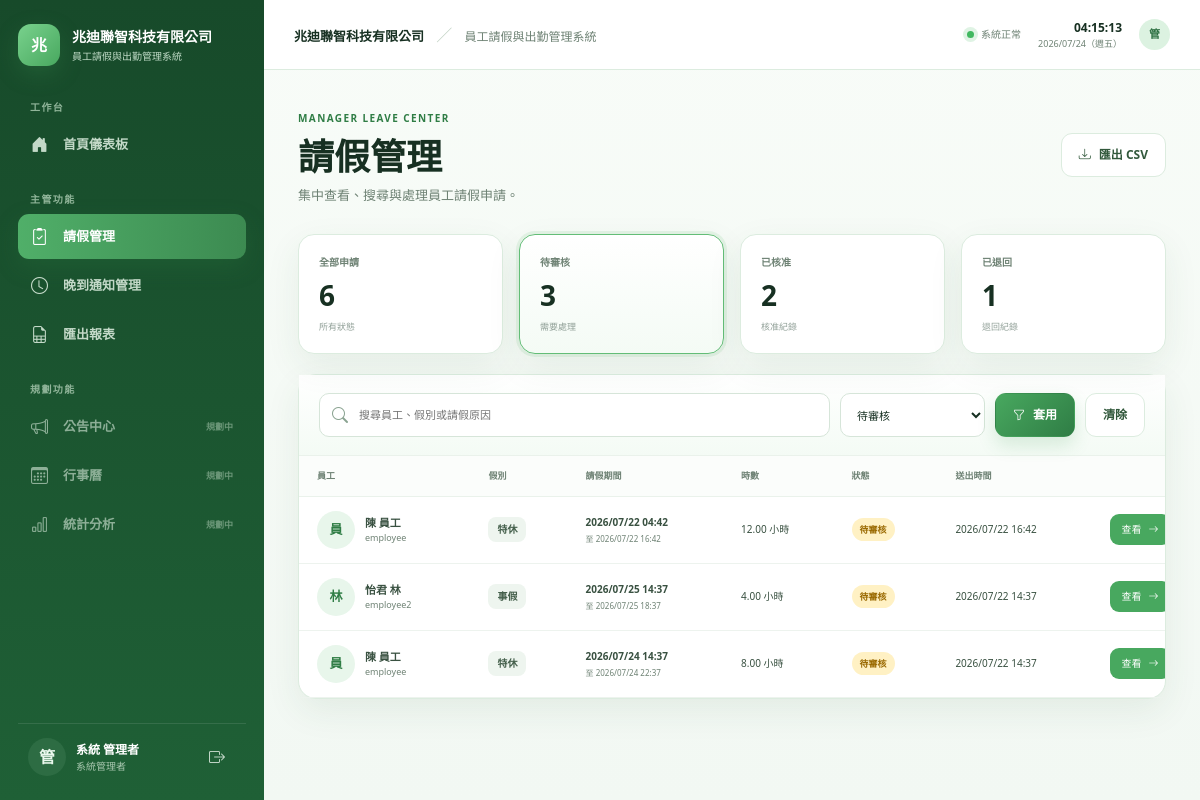
Screenshot of /manager/leave/?status=pending (signed in) with the database file from the repository.
### leaveapp/models.py (models this page shows, shortened)
class Profile(models.Model):
    ROLE_EMPLOYEE = "employee"
    ROLE_MANAGER = "manager"
    ROLE_ADMIN = "admin"
    ROLE_CHOICES = [
        (ROLE_EMPLOYEE, "員工"),
        (ROLE_MANAGER, "主管"),
        (ROLE_ADMIN, "系統管理者"),
    ]
    user = models.OneToOneField(User, on_delete=models.CASCADE, related_name="profile")
    role = models.CharField(max_length=20, choices=ROLE_CHOICES, default=ROLE_EMPLOYEE)
    manager = models.ForeignKey(
        User,
        on_delete=models.SET_NULL,
        null=True,
        blank=True,
        related_name="team_members",
        verbose_name="直屬主管",
    )

class LeaveRequest(models.Model):
    STATUS_PENDING = "pending"
    STATUS_APPROVED = "approved"
    STATUS_REJECTED = "rejected"
    STATUS_CANCELLED = "cancelled"
    STATUS_CHOICES = [
        (STATUS_PENDING, "待審核"),
        (STATUS_APPROVED, "已核准"),
        (STATUS_REJECTED, "已退回"),
        (STATUS_CANCELLED, "已取消"),
    ]
    employee = models.ForeignKey(User, on_delete=models.CASCADE, related_name="leave_requests")
    leave_type = models.ForeignKey(LeaveType, on_delete=models.PROTECT)
    start_datetime = models.DateTimeField(verbose_name="開始時間")
    end_datetime = models.DateTimeField(verbose_name="結束時間")
    reason = models.TextField(verbose_name="請假原因")
    attachment = models.FileField(upload_to="leave_attachments/%Y/%m/", blank=True, null=True)
    status = models.CharField(max_length=20, choices=STATUS_CHOICES, default=STATUS_PENDING)
    manager = models.ForeignKey(
        User,
        on_delete=models.SET_NULL,
        null=True,
        blank=True,
        related_name="managed_leave_requests",
    )
    manager_comment = models.TextField(blank=True, verbose_name="主管備註")
    created_at = models.DateTimeField(auto_now_add=True)
    reviewed_at = models.DateTimeField(blank=True, null=True)
    balance_applied = models.BooleanField(default=False)
    class Meta:
        ordering = ["-created_at"]
    @property
    def duration_hours(self):
        if not self.start_datetime or not self.end_datetime:
            return Decimal("0.00")
        seconds = (self.end_datetime - self.start_datetime).total_seconds()
        return Decimal(str(max(seconds / 3600, 0))).quantize(Decimal("0.01"))

class LeaveType(models.Model):
    name = models.CharField(max_length=50, unique=True, verbose_name="假別名稱")
    requires_attachment = models.BooleanField(default=False, verbose_name="需附件")
    active = models.BooleanField(default=True, verbose_name="啟用")
    display_order = models.PositiveIntegerField(default=0, verbose_name="顯示順序")
    class Meta:
        ordering = ["display_order", "id"]
        verbose_name = "假別"
        verbose_name_plural = "假別"

### leaveapp/views.py (the view, shortened to what this page needs)
# urls.py: path("manager/leave/", views.manager_leave_list, name="manager_leave_list"),
@login_required
@manager_required
def manager_leave_list(request):
    query = request.GET.get("q", "").strip()
    status = request.GET.get("status", "all").strip()
    requests_qs = _manager_leave_queryset(request.user).select_related(
        "employee",
        "leave_type",
        "manager",
    )
    valid_statuses = {
        LeaveRequest.STATUS_PENDING,
        LeaveRequest.STATUS_APPROVED,
        LeaveRequest.STATUS_REJECTED,
        LeaveRequest.STATUS_CANCELLED,
    }
    if status in valid_statuses:
        requests_qs = requests_qs.filter(status=status)
    all_visible = _manager_leave_queryset(request.user)
    counts = {
        "all": all_visible.count(),
        "pending": all_visible.filter(status=LeaveRequest.STATUS_PENDING).count(),
        "approved": all_visible.filter(status=LeaveRequest.STATUS_APPROVED).count(),
        "rejected": all_visible.filter(status=LeaveRequest.STATUS_REJECTED).count(),
        "cancelled": all_visible.filter(status=LeaveRequest.STATUS_CANCELLED).count(),
    }
    return render(
        request,
        "leaveapp/manager_leave_list.html",
        {
            "leave_requests": requests_qs.order_by("-created_at"),
            "query": query,
            "status_filter": status,
            "counts": counts,
        },
    )

### leaveapp/views.py (called while the page is built)
def _manager_leave_queryset(user):
    if user.profile.role == Profile.ROLE_ADMIN:
        return LeaveRequest.objects.all()
    return LeaveRequest.objects.filter(manager=user)

### templates/leaveapp/manager_leave_list.html (shortened to what this page needs)
{% extends "base.html" %}
{% block content %}
<section class="page-heading manager-heading">
  <div>
    <span class="eyebrow">MANAGER LEAVE CENTER</span>
    <h1>請假管理</h1>
    <p>集中查看、搜尋與處理員工請假申請。</p>
  </div>
  <a class="btn-enterprise secondary" href="{% url 'export_csv' %}">
    <i class="bi bi-download"></i>匯出 CSV
  </a>
</section>
<section class="manager-stat-grid">
  <a href="?status=all" class="manager-stat-card {% if status_filter == 'all' %}selected{% endif %}">
    <small>全部申請</small><strong>{{ counts.all }}</strong><span>所有狀態</span>
  </a>
  <a href="?status=pending" class="manager-stat-card {% if status_filter == 'pending' %}selected{% endif %}">
    <small>待審核</small><strong>{{ counts.pending }}</strong><span>需要處理</span>
  </a>
  <a href="?status=approved" class="manager-stat-card {% if status_filter == 'approved' %}selected{% endif %}">
    <small>已核准</small><strong>{{ counts.approved }}</strong><span>核准紀錄</span>
  </a>
  <a href="?status=rejected" class="manager-stat-card {% if status_filter == 'rejected' %}selected{% endif %}">
    <small>已退回</small><strong>{{ counts.rejected }}</strong><span>退回紀錄</span>
  </a>
</section>
<article class="enterprise-panel manager-list-panel">
  <header class="manager-toolbar">
    <form method="get" class="manager-filter-form">
      <div class="manager-search">
        <i class="bi bi-search"></i>
        <input type="search" name="q" value="{{ query }}" placeholder="搜尋員工、假別或請假原因">
      </div>
      <select name="status">
        <option value="pending" {% if status_filter == "pending" %}selected{% endif %}>待審核</option>
      </select>
      <button class="btn-enterprise primary" type="submit"><i class="bi bi-funnel"></i>套用</button>
      <a class="btn-enterprise secondary" href="{% url 'manager_leave_list' %}">清除</a>
    </form>
  </header>
  {% if leave_requests %}
  <div class="manager-table-wrap">
    <table class="manager-table">
      <thead>
        <tr>
          <th>員工</th><th>假別</th><th>請假期間</th><th>時數</th><th>狀態</th><th>送出時間</th><th></th>
        </tr>
      </thead>
      <tbody>
        {% for item in leave_requests %}
        <tr>
          <td>
            <div class="person-cell">
              <span class="person-avatar">{{ item.employee.last_name|default:item.employee.username|slice:":1" }}</span>
              <span><strong>{{ item.employee.get_full_name|default:item.employee.username }}</strong><small>{{ item.employee.username }}</small></span>
            </div>
          </td>
          <td><span class="type-badge">{{ item.leave_type.name }}</span></td>
          <td><strong>{{ item.start_datetime|date:"Y/m/d H:i" }}</strong><small>至 {{ item.end_datetime|date:"Y/m/d H:i" }}</small></td>
          <td>{{ item.duration_hours }} 小時</td>
          <td><span class="status-badge {{ item.status }}">{{ item.get_status_display }}</span></td>
          <td>{{ item.created_at|date:"Y/m/d H:i" }}</td>
          <td><a class="review-link" href="{% url 'leave_detail' item.id %}">查看<i class="bi bi-arrow-right"></i></a></td>
        </tr>
        {% endfor %}
      </tbody>
    </table>
  </div>
  {% else %}
  <div class="empty-state">
    <span><i class="bi bi-search"></i></span>
    <strong>找不到符合條件的請假申請</strong>
    <p>請調整搜尋文字或篩選條件。</p>
  </div>
  {% endif %}
</article>
{% endblock %}

### templates/base.html (shortened to what this page needs)
{% load static %}
<!doctype html>
<html lang="zh-Hant">
<head>
  <link href="https://cdn.jsdelivr.net/npm/bootstrap@5.3.3/dist/css/bootstrap.min.css" rel="stylesheet">
  <link href="https://cdn.jsdelivr.net/npm/bootstrap-icons@1.11.3/font/bootstrap-icons.css" rel="stylesheet">
  <link rel="stylesheet" href="{% static 'css/style.css' %}">
</head>
<body>
{% if user.is_authenticated %}
<div class="app-shell">
  <aside class="sidebar d-none d-lg-flex">
    <a class="brand" href="{% url 'dashboard' %}">
      <span class="brand-mark">兆</span>
      <span class="brand-copy">
        <strong>兆迪聯智科技有限公司</strong>
        <small>員工請假與出勤管理系統</small>
      </span>
    </a>
    <nav class="sidebar-nav">
      <span class="nav-label">工作台</span>
      <a class="sidebar-link {% if request.resolver_match.url_name == 'dashboard' %}active{% endif %}" href="{% url 'dashboard' %}">
        <i class="bi bi-house-door-fill"></i><span>首頁儀表板</span>
      </a>
      {% if user.profile.role == "employee" %}
      <span class="nav-label nav-label-spaced">請假管理</span>
      <a class="sidebar-link" href="{% url 'create_leave' %}">
        <i class="bi bi-calendar2-plus"></i><span>新增請假</span>
      </a>
      <a class="sidebar-link" href="{% url 'dashboard' %}#my-requests">
        <i class="bi bi-journal-text"></i><span>我的請假紀錄</span>
      </a>
      <span class="nav-label nav-label-spaced">其他功能</span>
      <a class="sidebar-link" href="{% url 'create_late_notice' %}">
        <i class="bi bi-clock-history"></i><span>晚到通知</span>
      </a>
      {% else %}
      <span class="nav-label nav-label-spaced">主管功能</span>
      <a class="sidebar-link {% if request.resolver_match.url_name == 'manager_leave_list' %}active{% endif %}" href="{% url 'manager_leave_list' %}">
        <i class="bi bi-clipboard2-check"></i><span>請假管理</span>
      </a>
      <a class="sidebar-link {% if request.resolver_match.url_name == 'manager_late_list' %}active{% endif %}" href="{% url 'manager_late_list' %}">
        <i class="bi bi-clock"></i><span>晚到通知管理</span>
      </a>
      <a class="sidebar-link" href="{% url 'export_csv' %}">
        <i class="bi bi-file-earmark-spreadsheet"></i><span>匯出報表</span>
      </a>
      {% endif %}
      <span class="nav-label nav-label-spaced">規劃功能</span>
      <span class="sidebar-link disabled-link"><i class="bi bi-megaphone"></i><span>公告中心</span><small>規劃中</small></span>
      <span class="sidebar-link disabled-link"><i class="bi bi-calendar3"></i><span>行事曆</span><small>規劃中</small></span>
      <span class="sidebar-link disabled-link"><i class="bi bi-bar-chart"></i><span>統計分析</span><small>規劃中</small></span>
    </nav>
    <div class="sidebar-user">
      <span class="avatar">{{ user.last_name|default:user.username|slice:":1" }}</span>
      <span class="sidebar-user-copy">
        <strong>{{ user.get_full_name|default:user.username }}</strong>
        <small>{{ user.profile.get_role_display }}</small>
      </span>
      <form action="{% url 'logout' %}" method="post">
        <button class="icon-btn" title="登出"><i class="bi bi-box-arrow-right"></i></button>
      </form>
    </div>
  </aside>
  <div class="app-main">
    <header class="topbar">
      <div class="topbar-title">
        <strong>兆迪聯智科技有限公司</strong>
        <span>／</span>
        <small>員工請假與出勤管理系統</small>
      </div>
      <div class="topbar-right">
        <span class="system-online"><i></i>系統正常</span>
        <div class="live-clock d-none d-md-block">
          <strong id="liveTime">--:--:--</strong>
          <small id="liveDate">----/--/--</small>
        </div>
        <span class="topbar-avatar">{{ user.last_name|default:user.username|slice:":1" }}</span>
      </div>
    </header>
    <main class="content-area">
      {% block content %}{% endblock %}
    </main>
  </div>
</div>
{% endif %}
</body>
</html>

### rows the page displays
LeaveRequest: employee.last_name "員", employee.get_full_name "陳 員工", employee.username "employee", leave_type.name "特休", start_datetime "2026/07/22 04:42", end_datetime "2026/07/22 16:42", duration_hours "12.00", status "待審核", created_at "2026/07/22 16:42"
LeaveRequest: employee.last_name "林", employee.get_full_name "怡君 林", employee.username "employee2", leave_type.name "事假", start_datetime "2026/07/25 14:37", end_datetime "2026/07/25 18:37", duration_hours "4.00", status "待審核", created_at "2026/07/22 14:37"
LeaveRequest: employee.last_name "員", employee.get_full_name "陳 員工", employee.username "employee", leave_type.name "特休", start_datetime "2026/07/24 14:37", end_datetime "2026/07/24 22:37", duration_hours "8.00", status "待審核", created_at "2026/07/22 14:37"

### other values shown
{{ user.last_name|default:user.username|slice:":1" }} "管"
{{ user.get_full_name|default:user.username }} "系統 管理者"
{{ user.profile.get_role_display }} "系統管理者"
{{ counts.all }} "6"
{{ counts.pending }} "3"
{{ counts.approved }} "2"
{{ counts.rejected }} "1"
